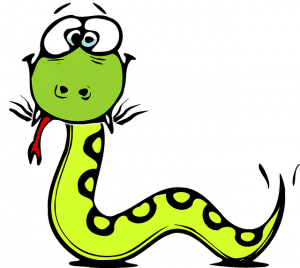
#> input picture test/image.png, 300 x 268 px
$ python test.py
#> lines starting #> are read from the running program, lines starting #| are printed output that depends on the picture
#!/usr/bin/env python
# -*- coding: utf-8 -*-

import cv2

def main():
    img = cv2.imread('image.png', 0)
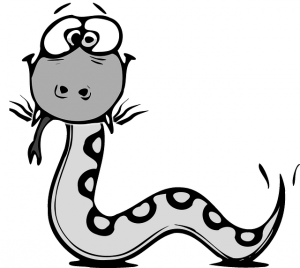
#> img: shape (268, 300); min 0, max 255, mean 215.9
    edge_img = cv2.Canny(img, 100, 200)
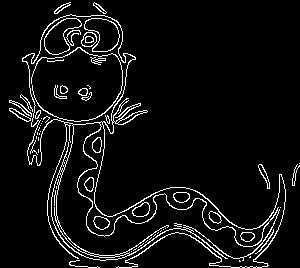
#> edge_img: shape (268, 300); 6.2% white in thin lines or dots
    cv2.imshow('python', edge_img)
    cv2.waitKey(0)
    cv2.destroyAllWindows()

if __name__ == '__main__':
    main()
